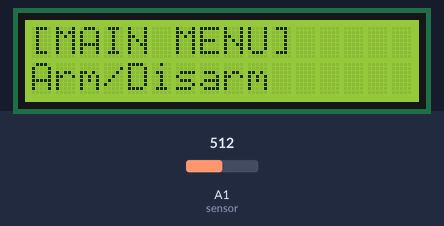
A sketch run on a simulated Arduino Uno, built with avr-gcc and run on an emulated ATmega328P. Shown: 16×2 character LCD. The test bench sets the inputs (shaded band); at power-on: A1 (sensor) = 512. What the sketch prints to the serial monitor is not drawn.

Above: at 1.2 s.
1.3 s: A1 (sensor) set to 464
2.8 s: A1 (sensor) set to 436
At 3.09 s:
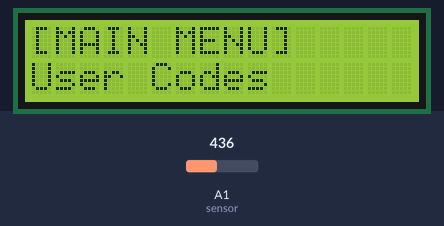
4.9 s: A1 (sensor) set to 460
6.5 s: A1 (sensor) set to 440
At 6.82 s:
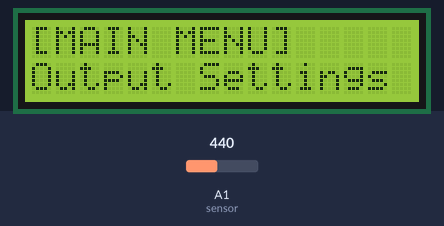
9.0 s: A1 (sensor) set to 660
At 9.5 s:
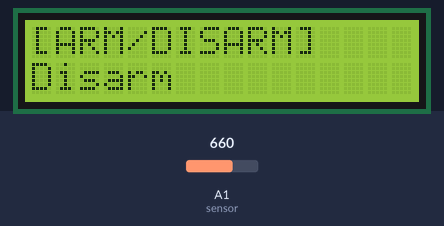
10.5 s: A1 (sensor) set to 306
At 10.86 s:
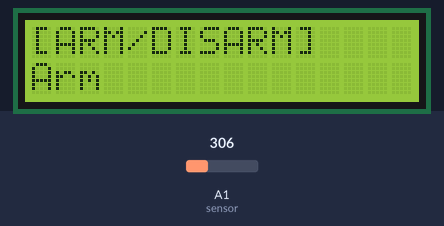
Timing chart, 0 to 13.5 s (numbered marks = the images above; inputs shaded):
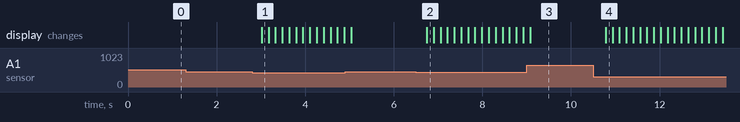

The sketch:

sketch.ino
```cpp
// Implement a menu struture for alarm panel project

//chip design stolen from here:
//  https://wokwi.com/projects/339700374803841619

// Using an analog LCD display 16*2
#include <LiquidCrystal.h>
LiquidCrystal lcd(12, 11, 10, 9, 8, 7);

int lcd_key = 0;
//int adc_key_in = 0; moved to read_LCD_buttons
int buttonValue = 0;

//GLobal Menu Variables
enum pageType {Root_Menu, Arm_Sub_Menu, User_Sub_Menu, Inputs_Sub_Menu, Outputs_Sub_Menu,
               Time_Sub_Menu, Comms_Sub_Menu,Page_One, Page_Two, Page_Three, Page_Four,
               Page_Five, Page_Six, Page_Seven, Page_Eight};

int current_Menu = 0;
int sub_pos = 0;

//Global Button Vairables
#define btnRIGHT 0
#define btnUP 1
#define btnDOWN 2
#define btnLEFT 3
#define btnSELECT 4
#define btnNONE 5

bool btn_Down_wasdown = false;

bool RIGHT = false;
bool LEFT = false;
bool UP = false;
bool DOWN = false;
bool ENTER = false;

String Root_Menu_Names[] = {"Arm/Disarm      ", "User Codes      ", "Input Settings  ", "Output Settings ", "Time/Date       ", "Comms           "};
String Arm_Menu_Names[] = {"Disarm          ", "Arm             "};

//************READ BUTTONS***********************//
//***********************************************//
// https://forum.arduino.cc/t/hardware-debounce-analog-switches/496945/6


int read_LCD_buttons()
{
  //int buttonstate;
  //int lastbuttonstate = 1023;
  //long lastDebounceTime = 0;
  //long debounceDelay = 250;

int buttonstate = analogRead(A1); // read the value from the sensor
// my buttons when read are centered at these valies: 0, 144, 329, 504, 741
// we add approx 50 to those values and check to see if we are close

// MY best option for a debounce at this stage
//damn analog pins
//Maybe add a 100uF capacitor across A1 and GND as well??
if (buttonstate < 1000) {
  buttonstate = analogRead(A1);
  delay(50);
}

if (buttonstate > 1000) return btnNONE; // We make this the 1st option for speed reasons since it will be the most likely result
// For V1.1 us this threshold
if (buttonstate < 50) return btnUP;
if (buttonstate < 250) return btnLEFT;
if (buttonstate < 450) {
  Serial.println("DOwn");
  return btnDOWN;
}
if (buttonstate < 650) return btnRIGHT;

if (buttonstate < 850) return btnSELECT;


return btnNONE; // when all others fail, return this...
}

//******************LCD FUNCTIONS************************//
//*******************************************************//

void showStartupMessage() {
  lcd.setCursor(4, 0);
  lcd.print("Welcome!");
  delay(1000);

  lcd.clear();
  lcd.setCursor(0, 0);
  String message = "Alarm Panel";
  for (byte i = 0; i < message.length(); i++) {
    lcd.print(message[i]);
    delay(100);
  }
  delay(500);
  lcd.setCursor(0, 1);
  lcd.print("VERSION: 0.2");
  delay(1000);
  lcd.clear();
}


//***********page_RootMenu***************//
//***********************************************//
void display_RootMenu_Item(int curr_page) {
 lcd.setCursor(0,1);
 lcd.print(Root_Menu_Names[curr_page]);

}

void page_RootMenu() {
  while (true){
  lcd.setCursor(0,0);
  lcd.print("[MAIN MENU]      ");
  switch(sub_pos){
    case 0: display_RootMenu_Item(0); break;
    case 1: display_RootMenu_Item(1); break;
    case 2: display_RootMenu_Item(2); break;
    case 3: display_RootMenu_Item(3); break;
    case 4: display_RootMenu_Item(4); break;
    case 5: display_RootMenu_Item(5); break;
  }

  if (read_LCD_buttons() == btnDOWN) {
    if (sub_pos == 5) {sub_pos = 0;}
    else {sub_pos++;}
  }

  if (read_LCD_buttons() == btnUP) {
    if (sub_pos == 0) {sub_pos = 5;}
    else {sub_pos--;}
  }

  if (read_LCD_buttons() == btnSELECT){
    switch (sub_pos) {
      case 0: current_Menu = 1; return;
      case 1: current_Menu = 2; return;
      case 2: current_Menu = 3; return;
      case 3: current_Menu = 4; return;
      case 4: current_Menu = 5; return;
      case 5: current_Menu = 6; return;
    }
  }

  }
}

//***********page_Arm_SubMenu***************//
//***********************************************//
void display_ArmMenu_Item(int curr_page) {
 lcd.setCursor(0,1);
 lcd.print(Arm_Menu_Names[curr_page]);

}

void page_Arm_SubMenu() {
sub_pos = 0;
while (true){
  lcd.setCursor(0,0);
  lcd.print("[ARM/DISARM]    ");
  switch(sub_pos){
    case 0: display_ArmMenu_Item(0); break;
    case 1: display_ArmMenu_Item(1); break;
    /*case 2: display_RootMenu_Item(2); break;
    case 3: display_RootMenu_Item(3); break;
    case 4: display_RootMenu_Item(4); break;
    case 5: display_RootMenu_Item(5); break;*/
  }

  if (read_LCD_buttons() == btnDOWN) {
    if (sub_pos == 1) {sub_pos = 0;}
    else {sub_pos = 1;}
  }

  if (read_LCD_buttons() == btnUP) {
    if (sub_pos == 0) {sub_pos = 1;}
    else {sub_pos = 0;}
  }

  //Exit back to Main Menu
  if (read_LCD_buttons() == btnLEFT) {
    page_RootMenu();
    return;
    }


  }
}

//***********page_User_SubMenu***************//
//***********************************************//
void page_User_SubMenu() {

}

//***********page_Inputs_SubMenu***************//
//***********************************************//
void page_Inputs_SubMenu() {

}

//***********page_Outputs_SubMenu***************//
//**********************************************//
void page_Outputs_SubMenu() {

}

//***********page_Time_SubMenu***************//
//***********************************************//
void page_Time_SubMenu() {

}

//***********page_Comms_SubMenu***************//
//***********************************************//
void page_Comms_SubMenu() {

}


//********************SETUP***********************//
//***********************************************//
void setup()
{
  lcd.begin(16, 2);
  Serial.begin(9600);
  //showStartupMessage();
}


//***************MAIN LOOP***********************//
//***********************************************//
void loop()
{
  switch(current_Menu){
    case 0: Root_Menu: page_RootMenu(); break;
    case 1: page_Arm_SubMenu(); break;
    case 2: page_User_SubMenu(); break;
    case 3: page_Inputs_SubMenu(); break;
    case 4: page_Outputs_SubMenu(); break;
    case 5: page_Time_SubMenu(); break;
    case 6: page_Comms_SubMenu(); break;
  }


}
//*************************************************//


//***********MAKE BUTTONS DO STUFF***************//
//***********************************************//
int do_buttons(){
// Placeholder for buttons actions
//Not Sure I still need this
lcd_key = read_LCD_buttons(); // read the buttons

  switch (lcd_key)
  {
    case btnRIGHT:
    {
      //lcd.clear();
      lcd.setCursor(5,0);
      lcd.print("Right");
      break;
    }
    case btnLEFT:
    {
      //lcd.clear();
      lcd.setCursor(5,0);
      lcd.print("Left");
      break;
    }
    case btnUP:
    {
      //lcd.clear();
      lcd.setCursor(5,0);
      lcd.print("Up");
      break;
    }
    case btnDOWN:
    {
      //lcd.clear();
      lcd.setCursor(5,0);
      lcd.print("Down");
      break;
    }
    case btnSELECT:
    {
      //lcd.clear();
      lcd.setCursor(5,0);
      lcd.print("Select");
      break;
    }
    case btnNONE:
    {
      //lcd.clear();
      lcd.setCursor(5,0);
      lcd.print("Waiting...");
      break;
    }
  }

}
```

Measured:
- the behaviour switches between 450 and 449 on A1 (sensor) (found by bisection; images 0 and 1)
- after the input at 1.3 s, every drawn part: stays the same
- after the input at 2.8 s, the display: changes after 0.22 s (image 1)
- after the input at 6.5 s, the display: changes after 0.25 s (image 2)
- after the input at 9.0 s, the display: changes after 0.08 s (image 3)
- after the input at 10.5 s, the display: changes after 0.28 s (image 4)
